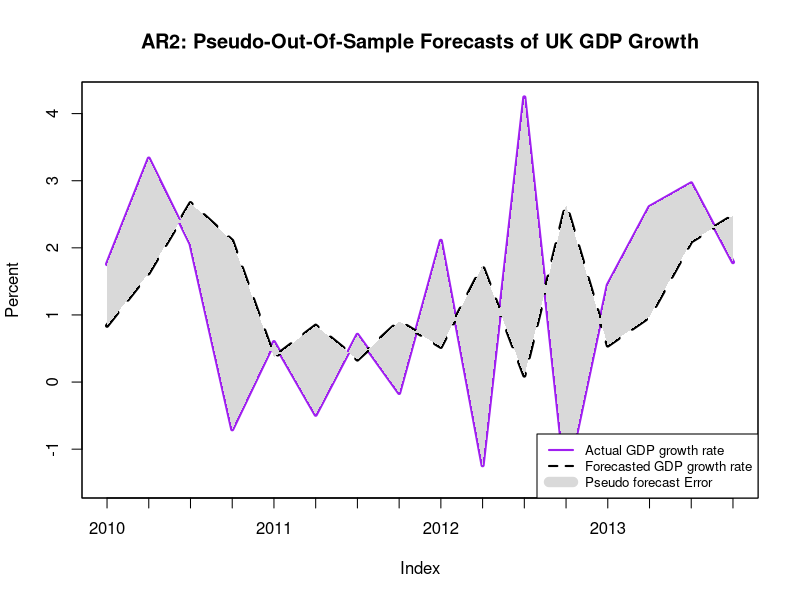

This chart was generated by the following R code:
# Week 4 Exercises -- BEEM012.

# Adapted from exercises and examples in Hanck, Arnold, Gerber, and Schmelzer (2020) 
# Introduction to Econometrics with R. Accessible here. This book is licensed under the Creative Commons Attribution-NonCommercial-ShareAlike 4.0 International License. (HA)


### Section 1.1 Set-Up and Loading Data
# Install the following packages: 
# (Once you have installed these, you can comment out these lines)
#install.packages("readxl")
#install.packages("AER")
#install.packages("xts")
#install.packages("dynlm")

# Load useful libraries we will use for time series.
library(AER)
library(readxl)
library(xts)
library(zoo)
library(dynlm)

# Change this line to the path for your working directory on your computer:
setwd("~/Dropbox/ExeterTeaching/RScripts/")

# load UK macroeconomic data
UK_gdp <- read_excel(path = "UK_GDPpc_Quarterly-Full.xls")

# Now, we want to reformat our data so that the "Date" column
# is loaded in as a recognized date. To understand the format string
# format = "%Y Q%q" load the raw xls file and look at how dates are stored
# in that file.
UK_gdp$Date <- as.yearqtr(UK_gdp$Date, format = "%Y Q%q")

# We're going to convert our data into an xts formatted object, so we can use
# time series tools easily:
GDP_xts <- xts(UK_gdp$GDPpc, UK_gdp$Date)
GDPGrowth_xts <- xts(400 * log(GDP_xts/lag(GDP_xts)))["1985::2016"]

####### Section 1.2 Set up our list of End Dates

# This line sets up the split of our sample into within-sample and out-of-sample
# This might seem a bit confusing, but when we want to create a sequence of
# dates at the year-quarter level, as in our data, we use a sequence where 
# we write the first quarter as .00, second quarter as 0.25,
# third quarter as 0.50, and the fourth quarter as 0.75
# So, the second quarter of 2005 is 2005.50. 
# In this format, we can create a nice, regular sequence of dates.

# Let's use the period from 2007 to the end of 2013 as our out-of sample period,
# and start with 1985 to the end of 2006 as our within-sample.
end_dates <- seq(2010.00, 2013.75, 0.25)   
# We record the length of this list of dates and store this as P, the number
# of observations we hold out as our pseudo-out-of sample observations.
P <- length(end_dates)

### Section 1.3: Set up empty arrays where we store our outcomes:

# initialize vector where we will store forecasts, errors, the true outcomes and
# the standard errors of our regressions.
# As usual, these are arrays of zeros of length P - one for each out of sample observation
forecasts <- array(c(0),dim = c(P))
true_outcomes <- array(c(0),dim = c(P))
PsOOSF_errors <- array(c(0),dim = c(P))
SER <- array(c(0),dim = c(P))

# Section 1.4 Loop Through End Dates and Estimate PsOOSFs:

for (i in 1:P) {
   EndDate_YearQuarter = as.yearqtr(end_dates[i])  # First, we convert our data back into the Year-Quarter format we are used to.
   # Now, run our regression on the limited sample.
   # First, we limit our sample to observations whose index (i.e the DATE of that observation) comes before the designated EndDate_YearQuarter
   GDPGrowth_estimating_sample <- GDPGrowth_xts[index(GDPGrowth_xts) <  EndDate_YearQuarter]
   AR2_lm <- lm(GDPGrowth_estimating_sample ~ lag(GDPGrowth_estimating_sample) + lag(GDPGrowth_estimating_sample,2))
   SER[i] <- summary(AR2_lm)$sigma
   print(coeftest(AR2_lm))
   # Save Coefficients from the AR2 above:
   beta_0_hat = AR2_lm$coefficients[1]    # The first coefficient is the intercept, etc.
   beta_1_hat = AR2_lm$coefficients[2]
   beta_2_hat = AR2_lm$coefficients[3]

   true_outcome <- GDPGrowth_xts[EndDate_YearQuarter]  # Find the true value of the outcome:
   # compute forecast: we use %*% to do a MATRIX MULTIPLICATION, this is just because the 
   # way we extract GDPGrowth_xts[EndDate_YearQuarter - 0.25] is a matrix, so we need to use
   # a matrix multiplication to get something that we can add up
   pseudo_forecast <- (beta_0_hat + (beta_1_hat %*% GDPGrowth_xts[EndDate_YearQuarter - 0.25]) 
                       + (beta_2_hat %*% GDPGrowth_xts[EndDate_YearQuarter - 0.50]))  
   pseudo_error <- true_outcome  - pseudo_forecast # Compute the error
   
   true_outcomes[i] <- true_outcome      # Store the true outcome, the forecast and the error in the arrays we initialized earlier
   forecasts[i] <- pseudo_forecast
   PsOOSF_errors[i] <- pseudo_error
}

true_outcomes_xts <- xts(true_outcomes, as.yearqtr(end_dates))
forecasts_xts <- xts(forecasts, as.yearqtr(end_dates))

###  Section 1.5: Analysis of PsOOOF Errors
SER_within_sample <- SER[1] # Here we take the first value from our array of SER's. This is the original SER of our first within-sample regression.
Estimated_RMSFE_OutOfSample <- sd(PsOOSF_errors) # Here we estimate the RMSFE by using the standard error of our pseudo out of sample forecast errors

cat("Within-Sample Errors: ", SER_within_sample, "\n")
cat("Estimated RMSFE: ", Estimated_RMSFE_OutOfSample, "\n")

#### Use the mean(), sd() and sqrt() functions to fill in the formula for the t-statistic for our t-test:
t_stat_PsOOSF_errors = mean(PsOOSF_errors) / (sd(PsOOSF_errors) / sqrt(P))
print(t_stat_PsOOSF_errors)

# Now compare this to the manual t-test for mean-zero:
t.test(PsOOSF_errors)

###  Section 1.6: Plotting PsOOSF Errors

# plot the GDP growth time series
plot(as.zoo(true_outcomes_xts),
     col = "purple",
     lwd = 4,
     ylab = "Percent",
     main = "AR2: Pseudo-Out-Of-Sample Forecasts of UK GDP Growth")
# add the series of pseudo-out-of-sample forecasts
lines(as.zoo(forecasts_xts),
      lwd = 4,
      lty = 2)
# shade area between curves (the pseudo forecast error)
polygon(x= c(time(true_outcomes_xts), rev(time(forecasts_xts))),
        y= c(true_outcomes, rev(forecasts)),
        col = "grey85",
        border = NA)
# add a legend
legend("bottomright",
       lty = c(1, 2, 1),
       lwd = c(2, 2, 10),
       inset=c(0,0),
       cex = 0.8,
       col = c("purple", "black", "grey85"),
       legend = c("Actual GDP growth rate",
                  "Forecasted GDP growth rate",
                  "Pseudo forecast Error"))
